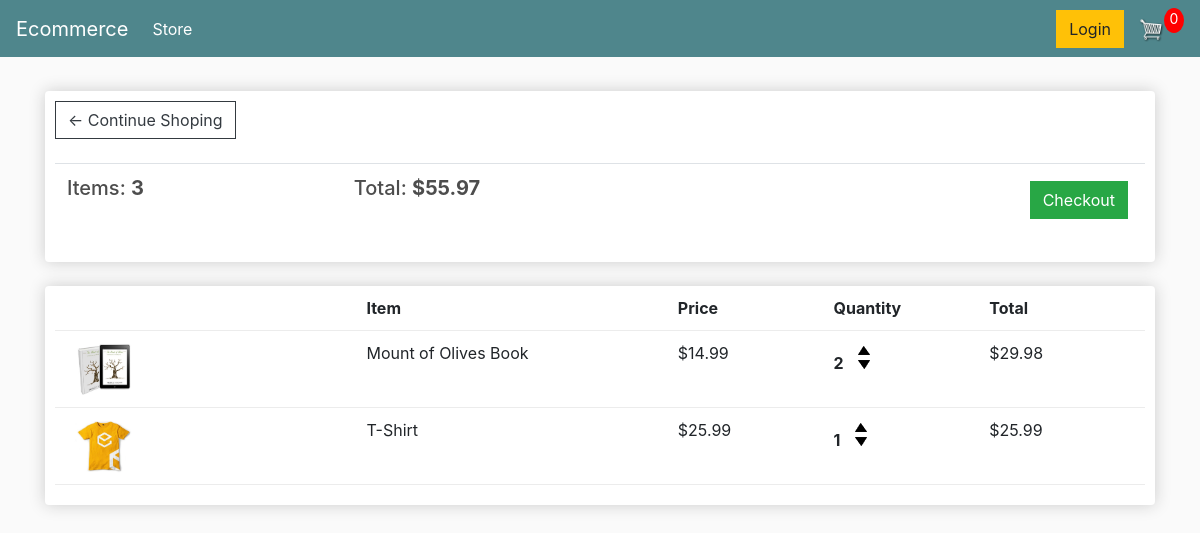
The page /store/cart/ (signed in) on the database as committed earlier.
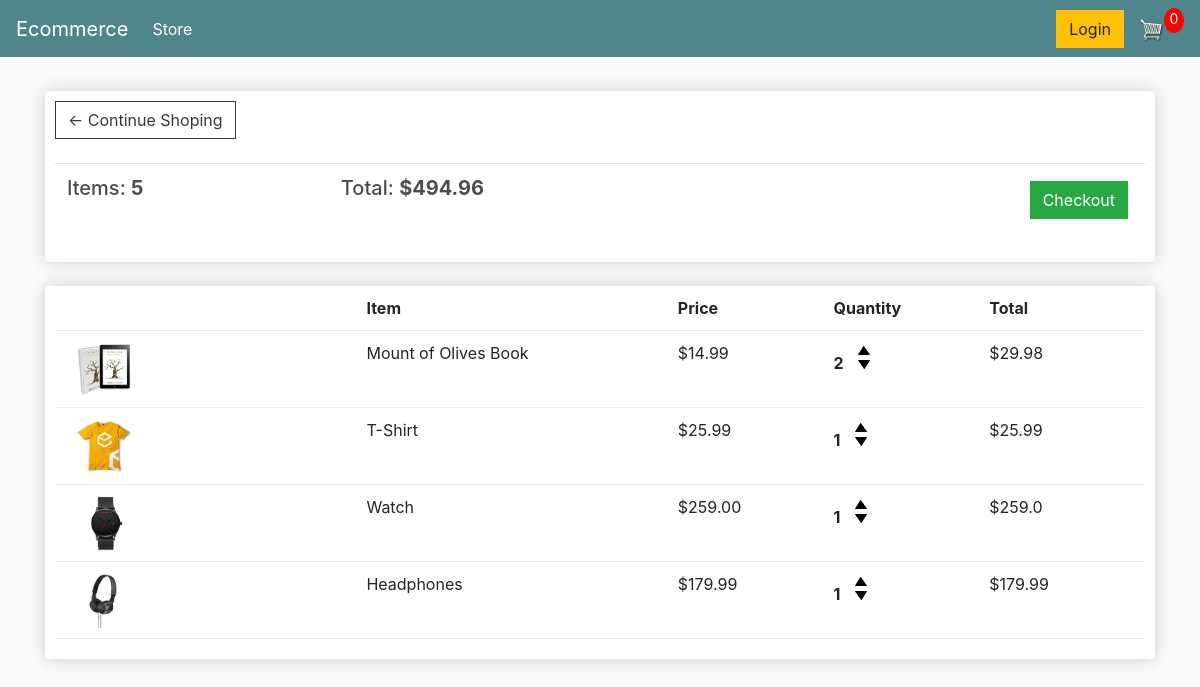
The same page on the database as committed later.
### store/models.py (models this page shows, shortened)
class Order(models.Model):
    customer = models.ForeignKey(Customer, null=True, blank=True, on_delete=models.SET_NULL)
    order_date = models.DateTimeField(auto_now_add=True)
    complete = models.BooleanField(default=False)
    transation_id = models.CharField(max_length=50, null=True)
    @property
    def get_cart_total(self):
        orderitems = self.orderitem_set.all()
        total = sum([item.get_total for item in orderitems ])
        return total
    @property
    def get_cart_items(self):
        orderitems = self.orderitem_set.all()
        total = sum([item.quantity for item in orderitems ])
        return total

class OrderItem(models.Model):
    product = models.ForeignKey(Product, null=True, blank=True, on_delete=models.SET_NULL)
    order = models.ForeignKey(Order, null=True, blank=True, on_delete=models.SET_NULL)
    quantity = models.IntegerField(default=0, null=True, blank=True)
    added_date = models.DateTimeField(auto_now_add=True)
    @property
    def get_total(self):
        total = self.product.price * self.quantity
        return total

class Product(models.Model):
    name = models.CharField(max_length=50)
    price = models.FloatField()
    digital = models.BooleanField(default=False, null=True, blank=True)
    image = models.ImageField(null= True, blank= True)
    @property
    def image_url(self):
        try:
            url = self.image.url
        except:
            url = ""
        return url

### store/views.py (the view)
# urls.py: path('cart/', cart, name='cart'),
def cart(request):
    if request.user.is_authenticated:
        customer = request.user.customer
        order, created = Order.objects.get_or_create(customer= customer, complete= False )
        items = order.orderitem_set.all()
    else:
        items = []
        order= {"get_cart_total": 0, 'get_cart_items': 0}
    context = {
        'items': items,
        'order': order
    }
    return render(request, 'store/cart.html', context)

### store/templates/store/cart.html
{% extends 'store/main.html' %}
{% load static %}
{% block content %}
    <div class="row">
        <div class="col-lg-12">
            <div class="box-element">
                <a href="{% url 'store:store' %}" class="btn btn-outline-dark">&#x2190; Continue Shoping</a>
                <br>
                <br>
                <table class="table">
                    <tr>
                        <th><h5>Items: <strong>{{ order.get_cart_items }}</strong></h5></th>
                        <th><h5>Total: <strong>${{ order.get_cart_total|floatformat:2  }}</strong></h5></th>
                        <th><a class="btn btn-success" style="float:right; margin:5px" href="{% url 'store:checkout' %}">Checkout</a></th>
                    </tr>
                </table>
            </div>
            <br>
            <div class="box-element">
                <div class="cart-row">
                    <div style="flex:2"></div>
                    <div style="flex:2"><strong>Item</strong></div>
                    <div style="flex:1"><strong>Price</strong></div>
                    <div style="flex:1"><strong>Quantity</strong></div>
                    <div style="flex:1"><strong>Total</strong></div>
                </div>
                {% for item in items %}
                <div class="cart-row">
                    <div style="flex:2"><img src="{{ item.product.image_url }}" class="row-image"></div>
                    <div style="flex:2">{{ item.product.name }}</div>
                    <div style="flex:1">${{ item.product.price|floatformat:2 }}</div>
                    <div style="flex:1">
                        <p class="quantity">{{ item.quantity }}</p>
                        <div class="quantity">
                            <img src="{% static 'images/arrow-up.png' %}" class="chg-quantity">
                            <img src="{% static 'images/arrow-down.png' %}" class="chg-quantity">
                        </div>
                    </div>
                    <div style="flex:1">${{ item.get_total }}</div>
                </div>
                {% endfor %}
            </div>
        </div>
    </div>
{% endblock content %}

### store/templates/store/main.html (shortened to what this page needs)
<!DOCTYPE html>
{% load static %}
<html>
<head>
	<link rel="stylesheet" href="https://stackpath.bootstrapcdn.com/bootstrap/4.4.1/css/bootstrap.min.css">
	<link rel="stylesheet" type="text/css" href="{% static 'css/main.css' %}">
</head>
<body>
	<nav class="navbar navbar-expand-lg navbar-dark bg-dark">
	  <a class="navbar-brand" href="{% url 'store:store' %}">Ecommerce</a>
	  <div class="collapse navbar-collapse" id="navbarSupportedContent">
	    <ul class="navbar-nav mr-auto">
	      <li class="nav-item active">
	        <a class="nav-link" href="{% url 'store:store' %}">Store <span class="sr-only">(current)</span></a>
	      </li>
	    </ul>
	    <div class="form-inline my-2 my-lg-0">
	     	<a href="#"class="btn btn-warning">Login</a>
	     	<a href="{% url 'store:cart' %}">
	    		<img  id="cart-icon" src="{% static 'images/cart.png' %}">
	    	</a>
	    	<p id="cart-total">0</p>
	    </div>
	  </div>
	</nav>
     <div class="container">
            <br>
            {% block content %}
            {% endblock content %}
         </div>
</body>
</html>

### static/css/main.css (style rules this page uses)
body { background-color: hsl(0, 0%, 98%); }
h1,h2,h3,h4,h5,h6 { color:hsl(0, 0%, 30%); }
.box-element { box-shadow:hsl(0, 0%, 80%) 0 0 16px; background-color: #fff; border-radius: 4px; padding: 10px; }
.bg-dark { background-color: #4f868c!important; }
#cart-icon { width:25px; display: inline-block; margin-left: 15px; }
#cart-total { display: block; text-align: center; color:#fff; background-color: red; width: 20px; height: 25px; border-radius: 50%; font-size: 14px; }
.col-lg-4, .col-lg-6, .col-lg-8, .col-lg-12 { margin-top: 10px; }
.btn { border-radius: 0; }
.row-image { width: 100px; }
.cart-row { display: flex; align-items: flex-stretch; padding-bottom: 10px; margin-bottom: 10px; border-bottom: 1px solid #ececec; }
.quantity { display: inline-block; font-weight: 700; padding-right:10px; }
.chg-quantity { width: 12px; cursor: pointer; display: block; margin-top: 5px; transition:.1s; }

Rows that differ between the two databases and show on the page:
computed for Order: get_cart_items "3" → "5"; get_cart_total "55.97" → "494.96"
added OrderItem: product.image_url (picture), product.name "Watch", product.price "259.00", quantity "1", get_total "259.0"
added OrderItem: product.image_url (picture), product.name "Headphones", product.price "179.99", quantity "1", get_total "179.99"
